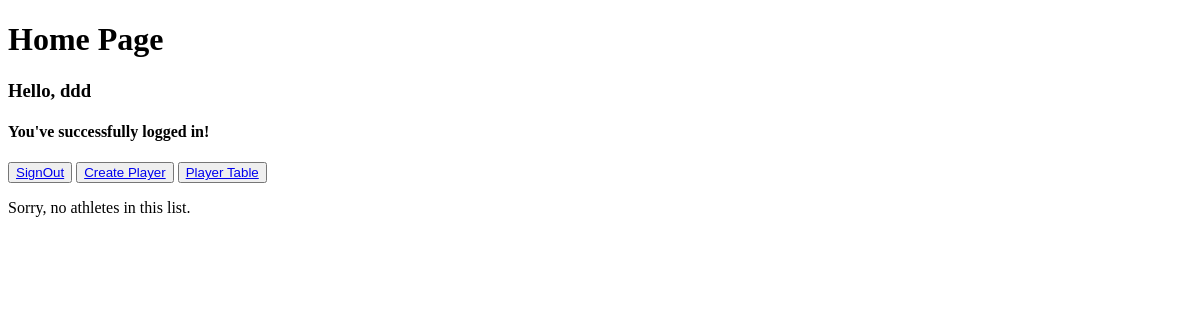
Page / (signed in) on the earlier database version.
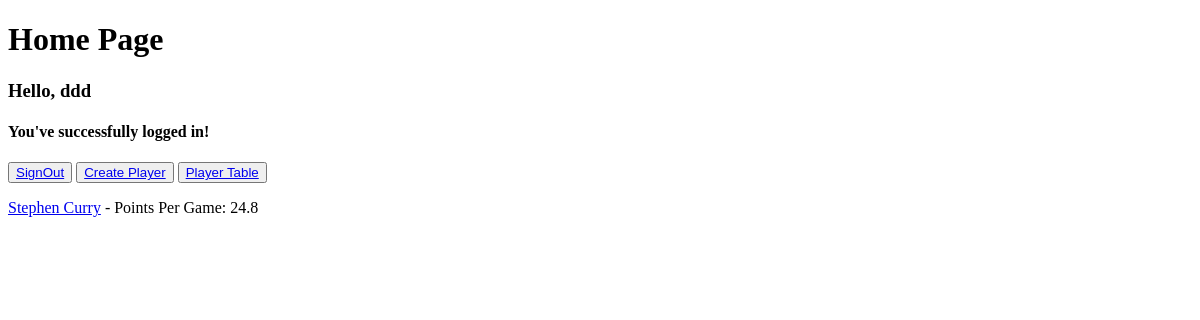
Same page on the later database version.
### my_app/models.py (models this page shows)
class Player(models.Model):
    TEAM_CHOICES = (
        ('BOS', 'BOS'),
        ('MIA', 'MIA'),
        ('ORL', 'ORL'),
        ('CHI', 'CHI'),
        ('MIL', 'MIL'),
        ('PHI', 'PHI'),
        ('NYK', 'NYK'),
        ('LAL', 'LAL'),
        ('PHO', 'PHO'),
        ('GSW', 'GSW'),
        ('DEN', 'DEN'),
        ('SAC', 'SAC'),
        ('MIN', 'MIN'),
        ('DAL', 'DAL'),
        ('NOP', 'NOP'),
    )
    POSITION_CHOICES = (
        ('G', 'G'),
        ('F', 'F'),
        ('C', 'C'),
    )
    first_name = models.CharField(max_length=50)
    last_name = models.CharField(max_length=50)
    dob = models.DateField()
    team = models.CharField(max_length=50, choices=TEAM_CHOICES)
    position = models.CharField(max_length=2, choices=POSITION_CHOICES)
    ppg = models.DecimalField(max_digits=4, decimal_places=2)
    rpg = models.DecimalField(max_digits=4, decimal_places=2)
    apg = models.DecimalField(max_digits=4, decimal_places=2)
    date_created = models.DateTimeField(auto_now_add=True, blank=True, null=True)
    date_updated = models.DateTimeField(auto_now=True, blank=True, null=True)
    def __str__(self) -> str:
        return f'{self.first_name} {self.last_name}'

### my_app/views.py (the view)
# urls.py: 2. Add a URL to urlpatterns:  path('', views.home, name='home')
def home(request):
    players = Player.objects.all()
    context = {'players': players}
    return render(request, 'main/home.html', context)

### templates/main/home.html (shortened to what this page needs)
<!DOCTYPE html>
<html lang="en">
<head>
</head>
<body>
    <h1>Home Page</h1>
    <div>
        {% if user.is_authenticated %}
            <h3>Hello, {{ user }}</h3>
            <h4>You've successfully logged in!</h4>
            <button type="submit">
                <a href="{% url 'signout' %}">SignOut</a>
            </button>
            <button type="submit">
                <a href="{% url 'player-create' %}">Create Player</a>
            </button>
            <button type="submit">
                <a href="{% url 'player-table' %}">Player Table</a>
            </button>
        {% endif %}
    </div>
    <div>
        {% for player in players %}
            <p><a href="{% url 'player-details' pk=player.id %}">{{ player }}</a> - Points Per Game: {{ player.ppg|floatformat:1 }}</p>
        {% empty %}
            <p>Sorry, no athletes in this list.</p>
        {% endfor %}
    </div>
</body>
</html>

Differences in the rows shown:
added Player: first_name+last_name "Stephen Curry", ppg "24.8"
Other differences:
text no longer shown: "Sorry, no athletes in this list."
